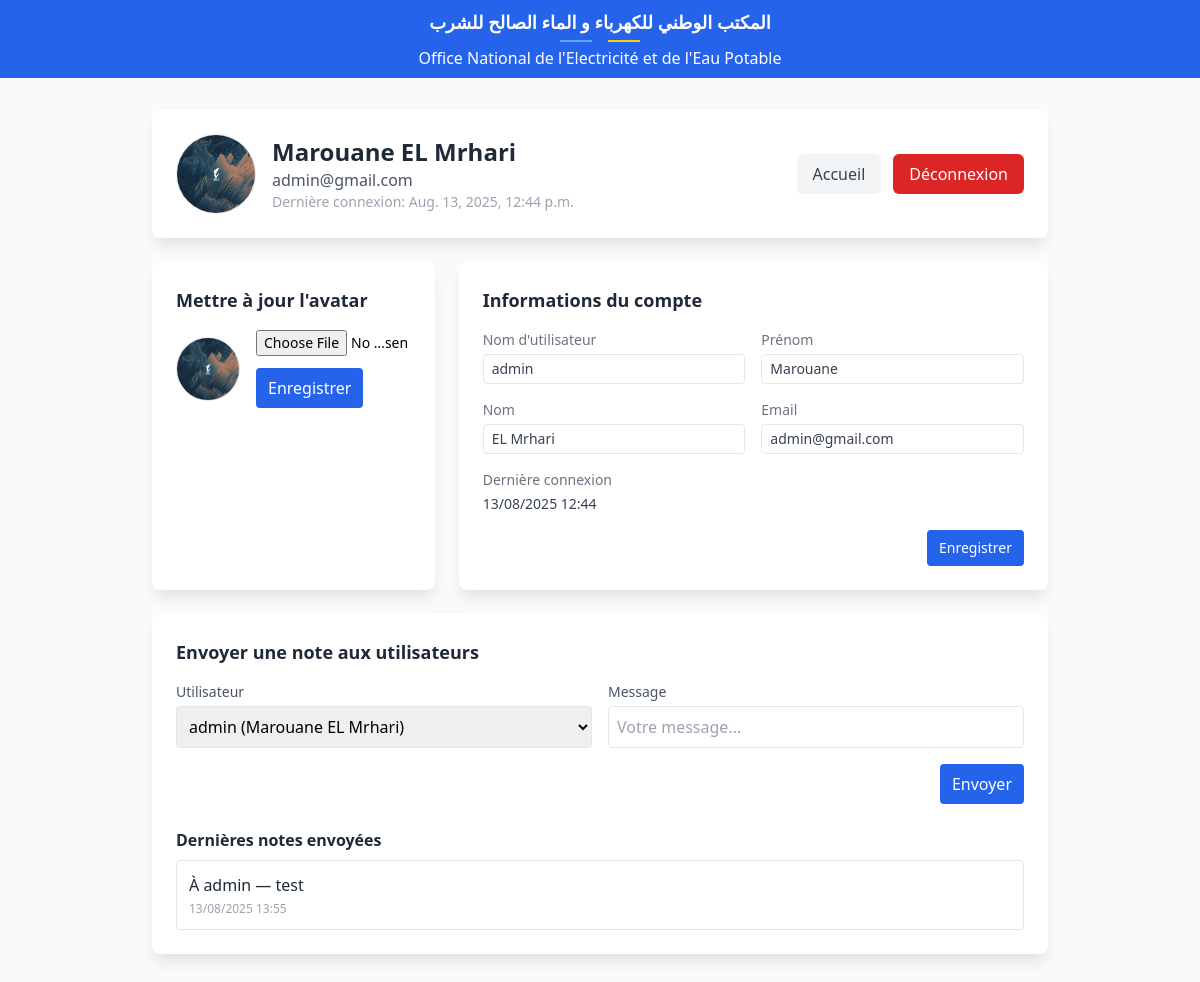
/profile/ (signed in), run on the app's committed database.
### baseconnaissance/models.py (models this page shows, shortened)
class Profile(models.Model):
    user = models.OneToOneField(User, on_delete=models.CASCADE, related_name='profile')
    avatar = models.ImageField(upload_to='avatars/', null=True, blank=True)

class AdminNote(models.Model):
    user = models.ForeignKey(User, on_delete=models.CASCADE, related_name='admin_notes')
    contenu = models.TextField()
    est_vu = models.BooleanField(default=False)
    date_creation = models.DateTimeField(auto_now_add=True)
    class Meta:
        ordering = ['-date_creation']

### BaseDeConnaissance/views.py (the view, shortened to what this page needs)
# urls.py: path('profile/', project_views.profile_view, name='profile'),
@login_required
def profile_view(request):
    User = get_user_model()
    is_admin_user = request.user.is_superuser or request.user.groups.filter(name='Administrateurs').exists()
    recent_notes = []
    recent_sent_notes = []
    all_users = []
    if is_admin_user:
        recent_sent_notes = AdminNote.objects.filter().order_by('-date_creation')[:10]
        all_users = User.objects.all().order_by('username')
    else:
        AdminNote.objects.filter(user=request.user, est_vu=False).update(est_vu=True)
        recent_notes = AdminNote.objects.filter(user=request.user).order_by('-date_creation')[:10]
    return render(request, 'profile.html', {
        'recent_notes': recent_notes,
        'recent_sent_notes': recent_sent_notes,
        'all_users': all_users,
        'is_admin': is_admin_user,
    })

### templates/profile.html (shortened to what this page needs)
<!DOCTYPE html>
{% load static %}
<html lang="fr">
<head>
    <script src="https://cdn.tailwindcss.com"></script>
    <link rel="stylesheet" href="https://cdnjs.cloudflare.com/ajax/libs/font-awesome/6.4.0/css/all.min.css">
 </head>
<body class="bg-gray-50 min-h-screen">
    <header class="bg-blue-600 text-white">
        <div class="container mx-auto px-4 py-2">
            <div class="flex justify-center items-center">
                <a href="{% url 'home' %}" class="text-center flex-1 block text-white no-underline focus:outline-none focus:ring-2 focus:ring-yellow-400 rounded">
                    <h1 class="text-lg font-bold mb-1"> المكتب الوطني للكهرباء و الماء الصالح للشرب </h1>
                    <div class="flex justify-center space-x-4 mb-1">
                        <div class="w-8 h-0.5 bg-blue-400"></div>
                        <div class="w-8 h-0.5 bg-yellow-400"></div>
                    </div>
                    <h2 class="text-base">Office National de l'Electricité et de l'Eau Potable</h2>
                </a>
            </div>
        </div>
    </header>
    <main class="container mx-auto px-4 py-8">
        <div class="max-w-4xl mx-auto">
            <div class="bg-white rounded-lg p-6 card mb-6">
                <div class="flex items-center justify-between">
                    <div class="flex items-center space-x-4">
                        {% if user.profile.avatar %}
                            <img src="{{ user.profile.avatar.url }}" class="w-20 h-20 rounded-full border" alt="avatar" />
                        {% else %}
                            <div class="w-20 h-20 rounded-full bg-blue-50 text-blue-600 flex items-center justify-center border">
                                <i class="fas fa-user text-3xl"></i>
                            </div>
                        {% endif %}
                        <div>
                            <h2 class="text-2xl font-semibold text-gray-800">{{ user.get_full_name|default:user.username }}</h2>
                            <p class="text-gray-600">{{ user.email }}</p>
                            <p class="text-gray-400 text-sm">Dernière connexion: {{ user.last_login }}</p>
                        </div>
                    </div>
                    <div class="flex items-center space-x-3">
                        <a href="{% url 'home' %}" class="bg-gray-100 text-gray-700 px-4 py-2 rounded-md hover:bg-gray-200 transition">Accueil</a>
                        <a href="{% url 'logout' %}" class="bg-red-600 text-white px-4 py-2 rounded-md hover:bg-red-700 transition">Déconnexion</a>
                    </div>
                </div>
            </div>
            <div class="grid grid-cols-1 lg:grid-cols-3 gap-6">
                <div class="bg-white rounded-lg p-6 card">
                    <h3 class="text-lg font-semibold text-gray-800 mb-4">Mettre à jour l'avatar</h3>
                    <form method="post" enctype="multipart/form-data" action="{% url 'profile' %}">
                        <div class="flex items-center space-x-4">
                            {% if user.profile.avatar %}
                                <img src="{{ user.profile.avatar.url }}" class="w-16 h-16 rounded-full border" alt="avatar" />
                            {% else %}
                                <div class="w-16 h-16 rounded-full bg-gray-100 flex items-center justify-center text-gray-400">
                                    <i class="fas fa-user text-2xl"></i>
                                </div>
                            {% endif %}
                            <div class="flex-1">
                                <input type="file" name="avatar" accept="image/*" class="text-sm w-full" />
                                <button class="mt-3 px-3 py-2 bg-blue-600 text-white rounded hover:bg-blue-700">Enregistrer</button>
                            </div>
                        </div>
                    </form>
                </div>
                <div class="bg-white rounded-lg p-6 card lg:col-span-2">
                    <h3 class="text-lg font-semibold text-gray-800 mb-4">Informations du compte</h3>
                    <form method="post" class="grid grid-cols-1 md:grid-cols-2 gap-4 text-sm text-gray-700">
                        <div>
                            <div class="text-gray-500">Nom d'utilisateur</div>
                            <input name="username" value="{{ user.username }}" class="mt-1 w-full border rounded px-2 py-1" />
                        </div>
                        <div>
                            <div class="text-gray-500">Prénom</div>
                            <input name="first_name" value="{{ user.first_name }}" class="mt-1 w-full border rounded px-2 py-1" />
                        </div>
                        <div>
                            <div class="text-gray-500">Nom</div>
                            <input name="last_name" value="{{ user.last_name }}" class="mt-1 w-full border rounded px-2 py-1" />
                        </div>
                        <div>
                            <div class="text-gray-500">Email</div>
                            <input type="email" name="email" value="{{ user.email }}" class="mt-1 w-full border rounded px-2 py-1" />
                        </div>
                        <div>
                            <div class="text-gray-500">Dernière connexion</div>
                            <div class="font-medium mt-1">{{ user.last_login|date:'d/m/Y H:i' }}</div>
                        </div>
                        <div class="md:col-span-2 flex justify-end">
                            <button class="px-3 py-2 bg-blue-600 text-white rounded hover:bg-blue-700">Enregistrer</button>
                        </div>
                    </form>
                </div>
                {% if not is_admin %}
                    <div class="bg-white rounded-lg p-6 card lg:col-span-3">
                        <h3 class="text-lg font-semibold text-gray-800 mb-4">Notes administrateur</h3>
                        <div class="space-y-3">
                            {% for note in recent_notes %}
                                <div class="p-3 border rounded flex justify-between items-start">
                                    <div>
                                        <p class="text-gray-800">{{ note.contenu }}</p>
                                        <p class="text-xs text-gray-400 mt-1">{{ note.date_creation|date:'d/m/Y H:i' }}</p>
                                    </div>
                                    {% if not note.est_vu %}
                                        <span class="inline-block w-2.5 h-2.5 bg-red-500 rounded-full"></span>
                                    {% endif %}
                                </div>
                            {% empty %}
                                <p class="text-gray-500">Aucune note.</p>
                            {% endfor %}
                        </div>
                    </div>
                {% else %}
                    <div class="bg-white rounded-lg p-6 card lg:col-span-3">
                        <h3 class="text-lg font-semibold text-gray-800 mb-4">Envoyer une note aux utilisateurs</h3>
                        <form method="post" class="grid grid-cols-1 md:grid-cols-4 gap-4 items-end">
                            <div class="md:col-span-2">
                                <label class="block text-sm text-gray-600 mb-1">Utilisateur</label>
                                <select name="to_user_id" class="w-full border rounded px-2 py-2">
                                    {% for u in all_users %}
                                        <option value="{{ u.id }}">{{ u.username }}{% if u.get_full_name %} ({{ u.get_full_name }}){% endif %}</option>
                                    {% endfor %}
                                </select>
                            </div>
                            <div class="md:col-span-2">
                                <label class="block text-sm text-gray-600 mb-1">Message</label>
                                <input name="note_content" class="w-full border rounded px-2 py-2" placeholder="Votre message..." />
                            </div>
                            <div class="md:col-span-4 flex justify-end">
                                <button class="px-3 py-2 bg-blue-600 text-white rounded hover:bg-blue-700">Envoyer</button>
                            </div>
                        </form>
                        <h4 class="text-md font-semibold text-gray-800 mt-6 mb-2">Dernières notes envoyées</h4>
                        <div class="space-y-3">
                            {% for note in recent_sent_notes %}
                                <div class="p-3 border rounded flex justify-between items-start">
                                    <div>
                                        <p class="text-gray-800">À <span class="font-medium">{{ note.user.username }}</span> — {{ note.contenu }}</p>
                                        <p class="text-xs text-gray-400 mt-1">{{ note.date_creation|date:'d/m/Y H:i' }}</p>
                                    </div>
                                </div>
                            {% empty %}
                                <p class="text-gray-500">Aucune note envoyée récemment.</p>
                            {% endfor %}
                        </div>
                    </div>
                {% endif %}
            </div>
        </div>
    </main>
</body>
</html>

### templates/profile.html (style rules this page uses)
.card { box-shadow: 0 10px 15px -3px rgba(0,0,0,0.1); }

### data on the page
AdminNote: user.username "admin", contenu "test", date_creation "13/08/2025 13:55"

### other printed values
{{ user.get_full_name|default:user.username }} "Marouane EL Mrhari"
{{ user.email }} "admin@gmail.com"
{{ user.last_login }} "Aug. 13, 2025, 12:44 p.m."
{{ user.last_login|date:'d/m/Y H:i' }} "13/08/2025 12:44"
form field to_user_id "admin (Marouane EL Mrhari)"
